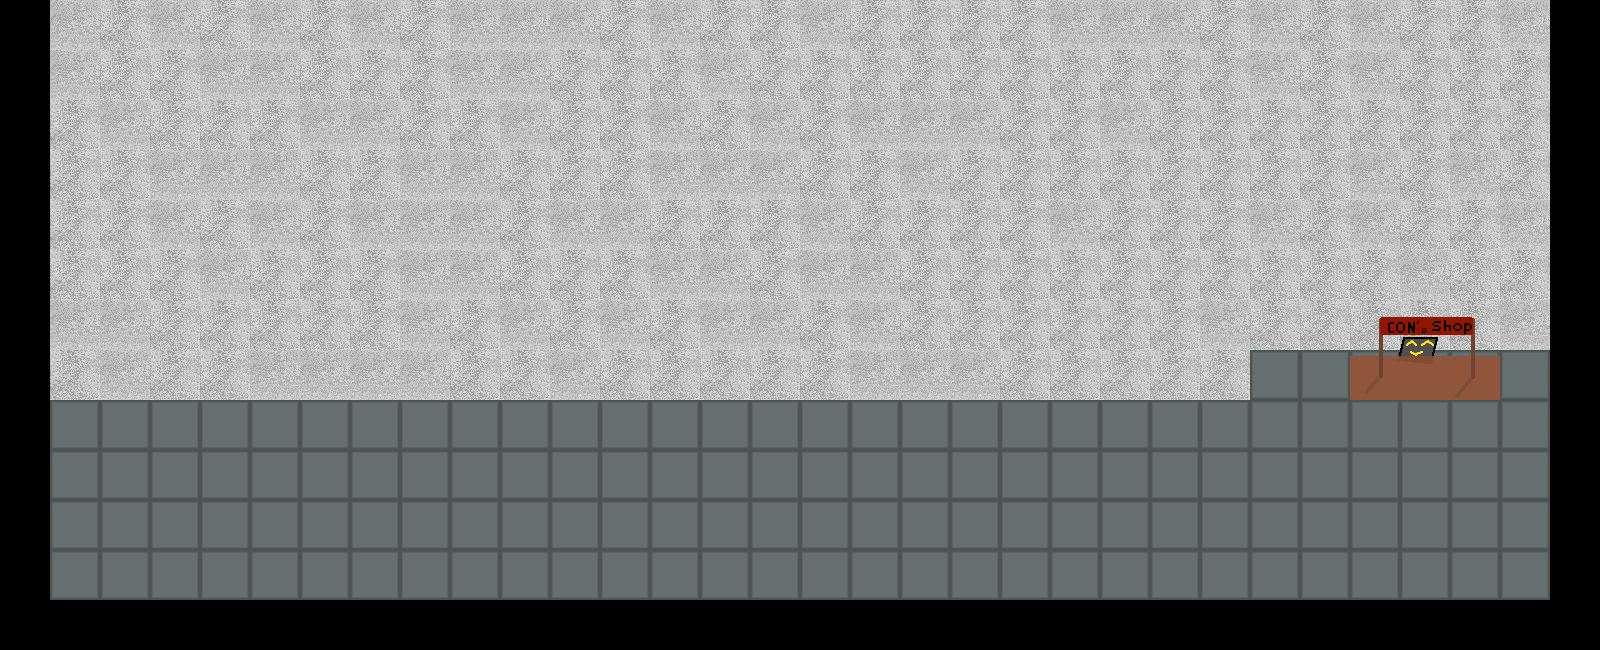

A level layout from a 2D game, rendered from its tile map. Below: a short description, then the map file with its tile-grid data intact:
An orthogonal 32x13 tile map with 50x50 px tiles, 3 tile layers (Tile Layer 3, Tile Layer 1, Tile Layer 2).

<map version="1.10" tiledversion="1.10.2" orientation="orthogonal" renderorder="right-down" width="32" height="13" tilewidth="50" tileheight="50" infinite="0" nextlayerid="7" nextobjectid="1">
 <tileset firstgid="1" source="jak.tsx" />
 <layer id="6" name="Tile Layer 3" width="32" height="13">
  <data encoding="csv">
0,0,0,0,0,0,0,0,0,0,0,0,0,0,0,0,0,0,0,0,0,0,0,0,0,0,0,0,0,0,0,0,
0,0,0,0,0,0,0,0,0,0,0,0,0,0,0,0,0,0,0,0,0,0,0,0,0,0,0,0,0,0,0,0,
0,0,0,0,0,0,0,0,0,0,0,0,0,0,0,0,0,0,0,0,0,0,0,0,0,0,0,0,0,0,0,0,
0,0,0,0,0,0,0,0,0,0,0,0,0,0,0,0,0,0,0,0,0,0,0,0,0,0,0,0,0,0,0,0,
0,0,0,0,0,0,0,0,0,0,0,0,0,0,0,0,0,0,0,0,0,0,0,0,0,0,0,0,0,0,0,0,
0,0,0,0,0,0,0,0,0,0,0,0,0,0,0,0,0,0,0,0,0,0,0,0,0,0,0,0,0,0,0,0,
0,0,0,0,0,0,0,0,0,0,0,0,0,0,0,0,0,0,0,0,0,0,0,0,3,1,3,1,1,3,1,0,
0,3,1,1,3,3,3,1,1,1,1,3,1,1,3,3,3,1,1,1,1,3,3,3,1,0,0,0,0,0,0,1610612741,
2684354565,0,0,0,0,0,0,0,0,0,0,0,0,0,0,0,0,0,0,0,0,0,0,0,0,0,0,0,0,0,0,1610612741,
2684354565,0,0,0,0,0,0,0,0,0,0,0,0,0,0,0,0,0,0,0,0,0,0,0,0,0,0,0,0,0,0,1610612741,
2684354565,0,0,0,0,0,0,0,0,0,0,0,0,0,0,0,0,0,0,0,0,0,0,0,0,0,0,0,0,0,0,1610612741,
2684354565,0,0,0,0,0,0,0,0,0,0,0,0,0,0,0,0,0,0,0,0,0,0,0,0,0,0,0,0,0,0,1610612741,
0,5,5,5,5,5,5,5,5,5,5,5,5,5,5,5,5,5,5,5,5,5,5,5,5,5,5,5,5,5,5,0
</data>
 </layer>
 <layer id="1" name="Tile Layer 1" width="32" height="13">
  <data encoding="csv">
0,3,1,3,1,3,1,3,1,3,3,3,1,3,1,1,3,1,1,1,1,3,3,3,1,3,1,3,1,1,3,0,
0,3,1,1,3,3,1,1,1,3,3,1,1,1,3,1,1,1,1,1,1,1,1,1,1,3,1,3,1,1,1,0,
0,1,3,1,1,1,3,3,1,1,3,1,1,3,1,3,1,3,3,3,1,1,3,1,1,1,1,1,1,1,1,0,
0,1,1,3,3,3,1,1,3,3,1,1,1,3,3,3,1,1,3,1,1,1,1,1,1,1,1,3,1,3,1,0,
0,1,1,3,1,3,1,3,3,3,1,3,3,1,1,1,3,1,1,1,1,3,1,1,1,3,1,3,1,1,3,0,
0,1,1,1,3,1,1,1,3,3,1,1,1,3,3,1,3,3,1,1,1,1,1,1,1,1,1,1,3,1,1,0,
0,3,3,1,1,1,1,1,3,1,3,1,3,1,3,3,1,3,1,1,1,1,1,1,3,1,1,1,1,1,3,0,
0,1,3,1,1,3,3,3,3,1,1,3,1,1,1,1,1,3,3,3,1,1,1,1,1,2,2,2,2,2,2,0,
0,2,2,2,2,2,2,2,2,2,2,2,2,2,2,2,2,2,2,2,2,2,2,2,2,2,2,2,2,2,2,0,
0,2,2,2,2,2,2,2,2,2,2,2,2,2,2,2,2,2,2,2,2,2,2,2,2,2,2,2,2,2,2,0,
0,2,2,2,2,2,2,2,2,2,2,2,2,2,2,2,2,2,2,2,2,2,2,2,2,2,2,2,2,2,2,0,
0,2,2,2,2,2,2,2,2,2,2,2,2,2,2,2,2,2,2,2,2,2,2,2,2,2,2,2,2,2,2,0,
0,0,0,0,0,0,0,0,0,0,0,0,0,0,0,0,0,0,0,0,0,0,0,0,0,0,0,0,0,0,0,0
</data>
 </layer>
 <layer id="5" name="Tile Layer 2" width="32" height="13">
  <data encoding="csv">
0,0,0,0,0,0,0,0,0,0,0,0,0,0,0,0,0,0,0,0,0,0,0,0,0,0,0,0,0,0,0,0,
0,0,0,0,0,0,0,0,0,0,0,0,0,0,0,0,0,0,0,0,0,0,0,0,0,0,0,0,0,0,0,0,
0,0,0,0,0,0,0,0,0,0,0,0,0,0,0,0,0,0,0,0,0,0,0,0,0,0,0,0,0,0,0,0,
0,0,0,0,0,0,0,0,0,0,0,0,0,0,0,0,0,0,0,0,0,0,0,0,0,0,0,0,0,0,0,0,
0,0,0,0,0,0,0,0,0,0,0,0,0,0,0,0,0,0,0,0,0,0,0,0,0,0,0,0,0,0,0,0,
0,0,0,0,0,0,0,0,0,0,0,0,0,0,0,0,0,0,0,0,0,0,0,0,0,0,0,0,0,0,0,0,
0,0,0,0,0,0,0,0,0,0,0,0,0,0,0,0,0,0,0,0,0,0,0,0,0,0,0,0,0,0,0,0,
0,0,0,0,0,0,0,0,0,0,0,0,0,0,0,0,0,0,0,0,0,0,0,0,0,0,0,4,0,0,0,0,
0,0,0,0,0,0,0,0,0,0,0,0,0,0,0,0,0,0,0,0,0,0,0,0,0,0,0,0,0,0,0,0,
0,0,0,0,0,0,0,0,0,0,0,0,0,0,0,0,0,0,0,0,0,0,0,0,0,0,0,0,0,0,0,0,
0,0,0,0,0,0,0,0,0,0,0,0,0,0,0,0,0,0,0,0,0,0,0,0,0,0,0,0,0,0,0,0,
0,0,0,0,0,0,0,0,0,0,0,0,0,0,0,0,0,0,0,0,0,0,0,0,0,0,0,0,0,0,0,0,
0,0,0,0,0,0,0,0,0,0,0,0,0,0,0,0,0,0,0,0,0,0,0,0,0,0,0,0,0,0,0,0
</data>
 </layer>
</map>